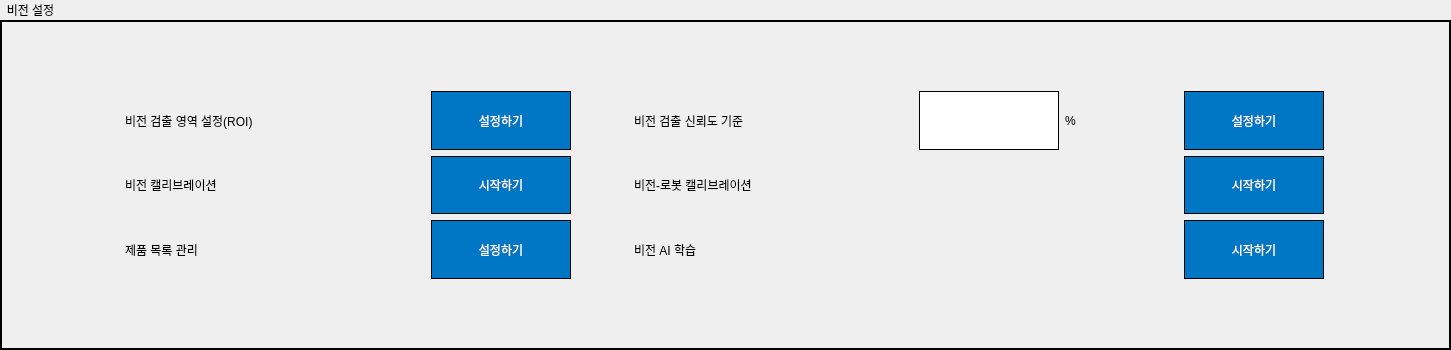
         <widget class="QGroupBox" name="groupBox_5">
          <property name="sizePolicy">
           <sizepolicy hsizetype="Expanding" vsizetype="Expanding">
            <horstretch>1</horstretch>
            <verstretch>1</verstretch>
           </sizepolicy>
          </property>
          <property name="minimumSize">
           <size>
            <width>1451</width>
            <height>111</height>
           </size>
          </property>
          <property name="styleSheet">
           <string notr="true">QGroupBox {
	color: rgb(0, 0, 0);
	font: bold 20pt &quot;Arial&quot;;
	border: 2px solid rgb(0, 0, 0);
	margin-top: 20px;
}
QGroupBox::title {
    subcontrol-origin: margin;
    padding: 3px 15px 0 5px;
}</string>
          </property>
          <property name="title">
           <string>비전 설정</string>
          </property>
          <layout class="QGridLayout" name="gridLayout_6" rowstretch="0">
           <property name="leftMargin">
            <number>9</number>
           </property>
           <property name="verticalSpacing">
            <number>6</number>
           </property>
           <item row="0" column="0">
            <layout class="QGridLayout" name="gridLayout_7" rowstretch="1,1,0,1,1,1" columnstretch="2,1,1,1,1,1,1,1,0,1,1,2">
             <property name="spacing">
              <number>6</number>
             </property>
             <item row="1" column="8">
              <widget class="QLabel" name="viosion_roi_label_3">
               <property name="sizePolicy">
                <sizepolicy hsizetype="Expanding" vsizetype="Expanding">
                 <horstretch>1</horstretch>
                 <verstretch>1</verstretch>
                </sizepolicy>
               </property>
               <property name="minimumSize">
                <size>
                 <width>15</width>
                 <height>40</height>
                </size>
               </property>
               <property name="styleSheet">
                <string notr="true">color: rgb(0, 0, 0);
font: bold 16pt &quot;Arial&quot;;</string>
               </property>
               <property name="text">
                <string>%</string>
               </property>
              </widget>
             </item>
             <item row="1" column="4">
              <spacer name="horizontalSpacer_4">
               <property name="orientation">
                <enum>Qt::Horizontal</enum>
               </property>
               <property name="sizeHint" stdset="0">
                <size>
                 <width>40</width>
                 <height>20</height>
                </size>
               </property>
              </spacer>
             </item>
             <item row="1" column="11">
              <spacer name="horizontalSpacer_7">
               <property name="orientation">
                <enum>Qt::Horizontal</enum>
               </property>
               <property name="sizeHint" stdset="0">
                <size>
                 <width>40</width>
                 <height>20</height>
                </size>
               </property>
              </spacer>
             </item>
             <item row="5" column="3">
              <spacer name="verticalSpacer_5">
               <property name="orientation">
                <enum>Qt::Vertical</enum>
               </property>
               <property name="sizeType">
                <enum>QSizePolicy::MinimumExpanding</enum>
               </property>
               <property name="sizeHint" stdset="0">
                <size>
                 <width>20</width>
                 <height>10</height>
                </size>
               </property>
              </spacer>
             </item>
             <item row="3" column="5" colspan="3">
              <widget class="QLabel" name="viosion_robot_cal_label">
               <property name="sizePolicy">
                <sizepolicy hsizetype="Expanding" vsizetype="Expanding">
                 <horstretch>1</horstretch>
                 <verstretch>1</verstretch>
                </sizepolicy>
               </property>
               <property name="minimumSize">
                <size>
                 <width>0</width>
                 <height>40</height>
                </size>
               </property>
               <property name="styleSheet">
                <string notr="true">color: rgb(0, 0, 0);
font: bold 16pt &quot;Arial&quot;;</string>
               </property>
               <property name="text">
                <string>비전-로봇 캘리브레이션</string>
               </property>
              </widget>
             </item>
             <item row="3" column="3">
              <widget class="QPushButton" name="vision_cal_start_button">
               <property name="sizePolicy">
                <sizepolicy hsizetype="Expanding" vsizetype="Expanding">
                 <horstretch>1</horstretch>
                 <verstretch>1</verstretch>
                </sizepolicy>
               </property>
               <property name="minimumSize">
                <size>
                 <width>140</width>
                 <height>40</height>
                </size>
               </property>
               <property name="styleSheet">
                <string notr="true">QPushButton {
	color: rgb(255, 255, 255);
	background-color: rgb(0, 119, 196);
	font: bold 16pt &quot;Arial&quot;;
	border: 1px solid rgb(0, 0, 0);
}
QPushButton:pressed {
    background-color: rgb(0, 80, 150);
}</string>
               </property>
               <property name="text">
                <string>시작하기</string>
               </property>
              </widget>
             </item>
             <item row="3" column="10">
              <widget class="QPushButton" name="vision_robot_cal_start_button">
               <property name="sizePolicy">
                <sizepolicy hsizetype="Expanding" vsizetype="Expanding">
                 <horstretch>0</horstretch>
                 <verstretch>1</verstretch>
                </sizepolicy>
               </property>
               <property name="minimumSize">
                <size>
                 <width>140</width>
                 <height>40</height>
                </size>
               </property>
               <property name="styleSheet">
                <string notr="true">QPushButton {
	color: rgb(255, 255, 255);
	background-color: rgb(0, 119, 196);
	font: bold 16pt &quot;Arial&quot;;
	border: 1px solid rgb(0, 0, 0);
}
QPushButton:pressed {
    background-color: rgb(0, 80, 150);
}</string>
               </property>
               <property name="text">
                <string>시작하기</string>
               </property>
              </widget>
             </item>
             <item row="3" column="1">
              <widget class="QLabel" name="viosion_cal_label">
               <property name="sizePolicy">
                <sizepolicy hsizetype="Expanding" vsizetype="Expanding">
                 <horstretch>1</horstretch>
                 <verstretch>1</verstretch>
                </sizepolicy>
               </property>
               <property name="minimumSize">
                <size>
                 <width>0</width>
                 <height>40</height>
                </size>
               </property>
               <property name="styleSheet">
                <string notr="true">color: rgb(0, 0, 0);
font: bold 16pt &quot;Arial&quot;;</string>
               </property>
               <property name="text">
                <string>비전 캘리브레이션</string>
               </property>
              </widget>
             </item>
             <item row="1" column="10">
              <widget class="QPushButton" name="vision_reliability_setting_button">
               <property name="enabled">
                <bool>true</bool>
               </property>
               <property name="sizePolicy">
                <sizepolicy hsizetype="Expanding" vsizetype="Expanding">
                 <horstretch>1</horstretch>
                 <verstretch>1</verstretch>
                </sizepolicy>
               </property>
               <property name="minimumSize">
                <size>
                 <width>140</width>
                 <height>40</height>
                </size>
               </property>
               <property name="styleSheet">
                <string notr="true">QPushButton {
	color: rgb(255, 255, 255);
	background-color: rgb(0, 119, 196);
	font: bold 16pt &quot;Arial&quot;;
	border: 1px solid rgb(0, 0, 0);
}
QPushButton:pressed {
    background-color: rgb(0, 80, 150);
}</string>
               </property>
               <property name="text">
                <string>설정하기</string>
               </property>
              </widget>
             </item>
             <item row="1" column="2">
              <spacer name="horizontalSpacer_3">
               <property name="orientation">
                <enum>Qt::Horizontal</enum>
               </property>
               <property name="sizeHint" stdset="0">
                <size>
                 <width>40</width>
                 <height>20</height>
                </size>
               </property>
              </spacer>
             </item>
             <item row="1" column="0">
              <spacer name="horizontalSpacer_2">
               <property name="orientation">
                <enum>Qt::Horizontal</enum>
               </property>
               <property name="sizeHint" stdset="0">
                <size>
                 <width>40</width>
                 <height>20</height>
                </size>
               </property>
              </spacer>
             </item>
             <item row="0" column="3">
              <spacer name="verticalSpacer_4">
               <property name="orientation">
                <enum>Qt::Vertical</enum>
               </property>
               <property name="sizeType">
                <enum>QSizePolicy::MinimumExpanding</enum>
               </property>
               <property name="sizeHint" stdset="0">
                <size>
                 <width>20</width>
                 <height>10</height>
                </size>
               </property>
              </spacer>
             </item>
             <item row="1" column="1">
              <widget class="QLabel" name="viosion_roi_label">
               <property name="sizePolicy">
                <sizepolicy hsizetype="Expanding" vsizetype="Expanding">
                 <horstretch>1</horstretch>
                 <verstretch>1</verstretch>
                </sizepolicy>
               </property>
               <property name="minimumSize">
                <size>
                 <width>244</width>
                 <height>40</height>
                </size>
               </property>
               <property name="styleSheet">
                <string notr="true">color: rgb(0, 0, 0);
font: bold 16pt &quot;Arial&quot;;</string>
               </property>
               <property name="text">
                <string>비전 검출 영역 설정(ROI)</string>
               </property>
              </widget>
             </item>
             <item row="1" column="5">
              <widget class="QLabel" name="viosion_roi_label_2">
               <property name="sizePolicy">
                <sizepolicy hsizetype="Expanding" vsizetype="Expanding">
                 <horstretch>1</horstretch>
                 <verstretch>1</verstretch>
                </sizepolicy>
               </property>
               <property name="minimumSize">
                <size>
                 <width>216</width>
                 <height>40</height>
                </size>
               </property>
               <property name="styleSheet">
                <string notr="true">color: rgb(0, 0, 0);
font: bold 16pt &quot;Arial&quot;;</string>
               </property>
               <property name="text">
                <string>비전 검출 신뢰도 기준</string>
               </property>
              </widget>
             </item>
             <item row="1" column="3">
              <widget class="QPushButton" name="vision_ROI_setting_button">
               <property name="enabled">
                <bool>true</bool>
               </property>
               <property name="sizePolicy">
                <sizepolicy hsizetype="Expanding" vsizetype="Expanding">
                 <horstretch>1</horstretch>
                 <verstretch>1</verstretch>
                </sizepolicy>
               </property>
               <property name="minimumSize">
                <size>
                 <width>120</width>
                 <height>40</height>
                </size>
               </property>
               <property name="styleSheet">
                <string notr="true">QPushButton {
	color: rgb(255, 255, 255);
	background-color: rgb(0, 119, 196);
	font: bold 16pt &quot;Arial&quot;;
	border: 1px solid rgb(0, 0, 0);
}
QPushButton:pressed {
    background-color: rgb(0, 80, 150);
}</string>
               </property>
               <property name="text">
                <string>설정하기</string>
               </property>
              </widget>
             </item>
             <item row="1" column="9">
              <spacer name="horizontalSpacer_6">
               <property name="orientation">
                <enum>Qt::Horizontal</enum>
               </property>
               <property name="sizeHint" stdset="0">
                <size>
                 <width>40</width>
                 <height>20</height>
                </size>
               </property>
              </spacer>
             </item>
             <item row="1" column="6">
              <spacer name="horizontalSpacer_5">
               <property name="orientation">
                <enum>Qt::Horizontal</enum>
               </property>
               <property name="sizeHint" stdset="0">
                <size>
                 <width>40</width>
                 <height>20</height>
                </size>
               </property>
              </spacer>
             </item>
             <item row="4" column="1">
              <widget class="QLabel" name="template_label">
               <property name="sizePolicy">
                <sizepolicy hsizetype="Expanding" vsizetype="Expanding">
                 <horstretch>1</horstretch>
                 <verstretch>1</verstretch>
                </sizepolicy>
               </property>
               <property name="minimumSize">
                <size>
                 <width>0</width>
                 <height>40</height>
                </size>
               </property>
               <property name="styleSheet">
                <string notr="true">color: rgb(0, 0, 0);
font: bold 16pt &quot;Arial&quot;;</string>
               </property>
               <property name="text">
                <string>제품 목록 관리</string>
               </property>
              </widget>
             </item>
             <item row="4" column="3">
              <widget class="QPushButton" name="template_set_button">
               <property name="sizePolicy">
                <sizepolicy hsizetype="Expanding" vsizetype="Expanding">
                 <horstretch>1</horstretch>
                 <verstretch>1</verstretch>
                </sizepolicy>
               </property>
               <property name="minimumSize">
                <size>
                 <width>140</width>
                 <height>40</height>
                </size>
               </property>
               <property name="styleSheet">
                <string notr="true">QPushButton {
	color: rgb(255, 255, 255);
	background-color: rgb(0, 119, 196);
	font: bold 16pt &quot;Arial&quot;;
	border: 1px solid rgb(0, 0, 0);
}
QPushButton:pressed {
    background-color: rgb(0, 80, 150);
}</string>
               </property>
               <property name="text">
                <string>설정하기</string>
               </property>
              </widget>
             </item>
             <item row="4" column="5">
              <widget class="QLabel" name="ai_train_label">
               <property name="sizePolicy">
                <sizepolicy hsizetype="Expanding" vsizetype="Expanding">
                 <horstretch>1</horstretch>
                 <verstretch>1</verstretch>
                </sizepolicy>
               </property>
               <property name="minimumSize">
                <size>
                 <width>216</width>
                 <height>40</height>
                </size>
               </property>
               <property name="styleSheet">
                <string notr="true">color: rgb(0, 0, 0);
font: bold 16pt &quot;Arial&quot;;</string>
               </property>
               <property name="text">
                <string>비전 AI 학습</string>
               </property>
              </widget>
             </item>
             <item row="4" column="10">
              <widget class="QPushButton" name="ai_train_start_button">
               <property name="sizePolicy">
                <sizepolicy hsizetype="Expanding" vsizetype="Expanding">
                 <horstretch>0</horstretch>
                 <verstretch>1</verstretch>
                </sizepolicy>
               </property>
               <property name="minimumSize">
                <size>
                 <width>140</width>
                 <height>40</height>
                </size>
               </property>
               <property name="styleSheet">
                <string notr="true">QPushButton {
	color: rgb(255, 255, 255);
	background-color: rgb(0, 119, 196);
	font: bold 16pt &quot;Arial&quot;;
	border: 1px solid rgb(0, 0, 0);
}
QPushButton:pressed {
    background-color: rgb(0, 80, 150);
}</string>
               </property>
               <property name="text">
                <string>시작하기</string>
               </property>
              </widget>
             </item>
             <item row="1" column="7">
              <widget class="QTextEdit" name="vision_reliability_setting_edit_2">
               <property name="sizePolicy">
                <sizepolicy hsizetype="Expanding" vsizetype="Expanding">
                 <horstretch>1</horstretch>
                 <verstretch>1</verstretch>
                </sizepolicy>
               </property>
               <property name="minimumSize">
                <size>
                 <width>140</width>
                 <height>40</height>
                </size>
               </property>
               <property name="styleSheet">
                <string notr="true">	color: rgb(0, 0, 0);
	font: bold 16pt &quot;Arial&quot;;
	border: 1px solid rgb(0, 0, 0);</string>
               </property>
              </widget>
             </item>
            </layout>
           </item>
          </layout>
         </widget>
